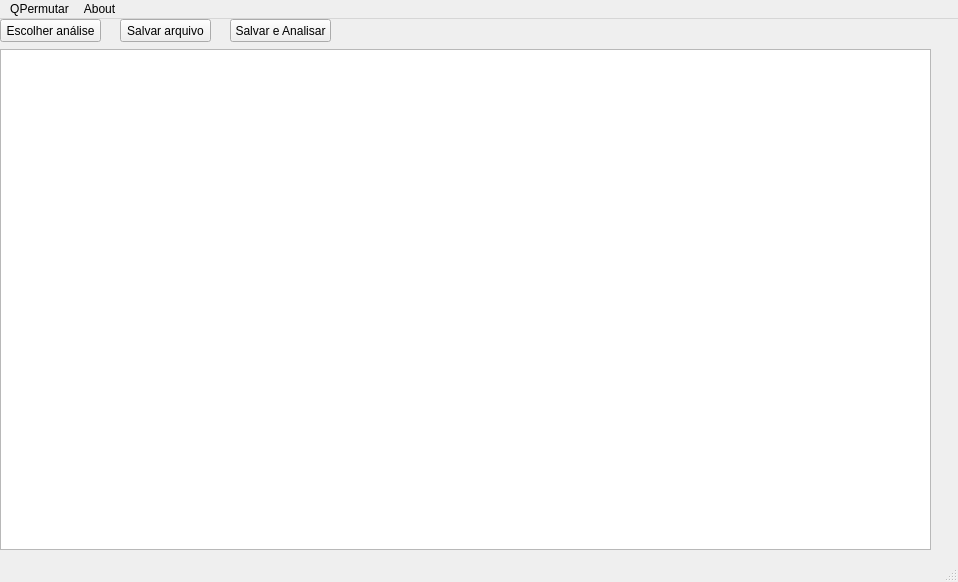
<?xml version="1.0" encoding="UTF-8"?>
<ui version="4.0">
 <class>MainWindow</class>
 <widget class="QMainWindow" name="MainWindow">
  <property name="geometry">
   <rect>
    <x>0</x>
    <y>0</y>
    <width>958</width>
    <height>582</height>
   </rect>
  </property>
  <property name="windowTitle">
   <string>MainWindow</string>
  </property>
  <widget class="QWidget" name="centralWidget">
   <widget class="QTableWidget" name="myTable">
    <property name="geometry">
     <rect>
      <x>0</x>
      <y>30</y>
      <width>931</width>
      <height>501</height>
     </rect>
    </property>
   </widget>
   <widget class="QPushButton" name="pushButtonSalvarArquivo">
    <property name="geometry">
     <rect>
      <x>120</x>
      <y>0</y>
      <width>91</width>
      <height>23</height>
     </rect>
    </property>
    <property name="text">
     <string>Salvar arquivo</string>
    </property>
   </widget>
   <widget class="QPushButton" name="pushButtonEscolherAnalise">
    <property name="geometry">
     <rect>
      <x>0</x>
      <y>0</y>
      <width>101</width>
      <height>23</height>
     </rect>
    </property>
    <property name="text">
     <string>Escolher análise</string>
    </property>
   </widget>
   <widget class="QPushButton" name="pushButtonSalvarAnalisar">
    <property name="geometry">
     <rect>
      <x>230</x>
      <y>0</y>
      <width>101</width>
      <height>23</height>
     </rect>
    </property>
    <property name="text">
     <string>Salvar e Analisar</string>
    </property>
   </widget>
  </widget>
  <widget class="QMenuBar" name="menuBar">
   <property name="geometry">
    <rect>
     <x>0</x>
     <y>0</y>
     <width>958</width>
     <height>21</height>
    </rect>
   </property>
   <widget class="QMenu" name="menuQPermutar">
    <property name="title">
     <string>QPermutar</string>
    </property>
    <addaction name="actionAbrir_Arquivo"/>
    <addaction name="actionNovosDados"/>
    <addaction name="actionExit"/>
   </widget>
   <widget class="QMenu" name="menuAbout">
    <property name="title">
     <string>About</string>
    </property>
   </widget>
   <addaction name="menuQPermutar"/>
   <addaction name="menuAbout"/>
  </widget>
  <widget class="QStatusBar" name="statusBar"/>
  <action name="actionNovosDados">
   <property name="text">
    <string>Novos Dados</string>
   </property>
  </action>
  <action name="actionExit">
   <property name="text">
    <string>Exit</string>
   </property>
  </action>
  <action name="actionAbrir_Arquivo">
   <property name="text">
    <string>Abrir Arquivo</string>
   </property>
  </action>
 </widget>
 <layoutdefault spacing="6" margin="11"/>
 <resources/>
 <connections/>
</ui>
